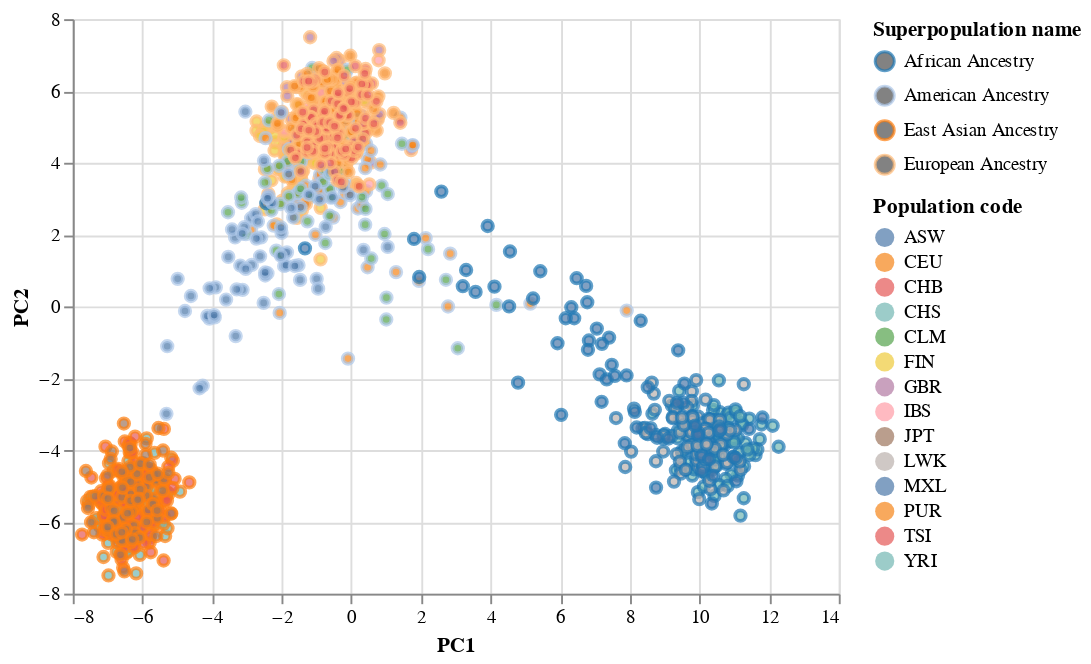

The cell this chart's notebook holds for it:
### Code cell
alt.Chart(df_plot).mark_point().encode(
    x='PC1',
    y='PC2',
    color=alt.Color('Superpopulation name', scale=alt.Scale(scheme='category20')),
    fill='Population code'
)

### Figure 1 — Vega-Lite specification as saved in the notebook (floating-point values rounded to 4 significant figures; data arrays with more than 128 entries replaced by an {"elided": "..."} marker saying what was removed)
{"config": {"view": {"continuousWidth": 400, "continuousHeight": 300}}, "data": {"name": "data-bcdcf63ea5a45a351da31b10ba356970"}, "mark": "point", "encoding": {"color": {"field": "Superpopulation name", "scale": {"scheme": "category20"}, "type": "nominal"}, "fill": {"field": "Population code", "type": "nominal"}, "x": {"field": "PC1", "type": "quantitative"}, "y": {"field": "PC2", "type": "quantitative"}}, "$schema": "https://vega.github.io/schema/vega-lite/v4.17.0.json", "datasets": {"data-bcdcf63ea5a45a351da31b10ba356970": {"elided": "1092 records"}}}
